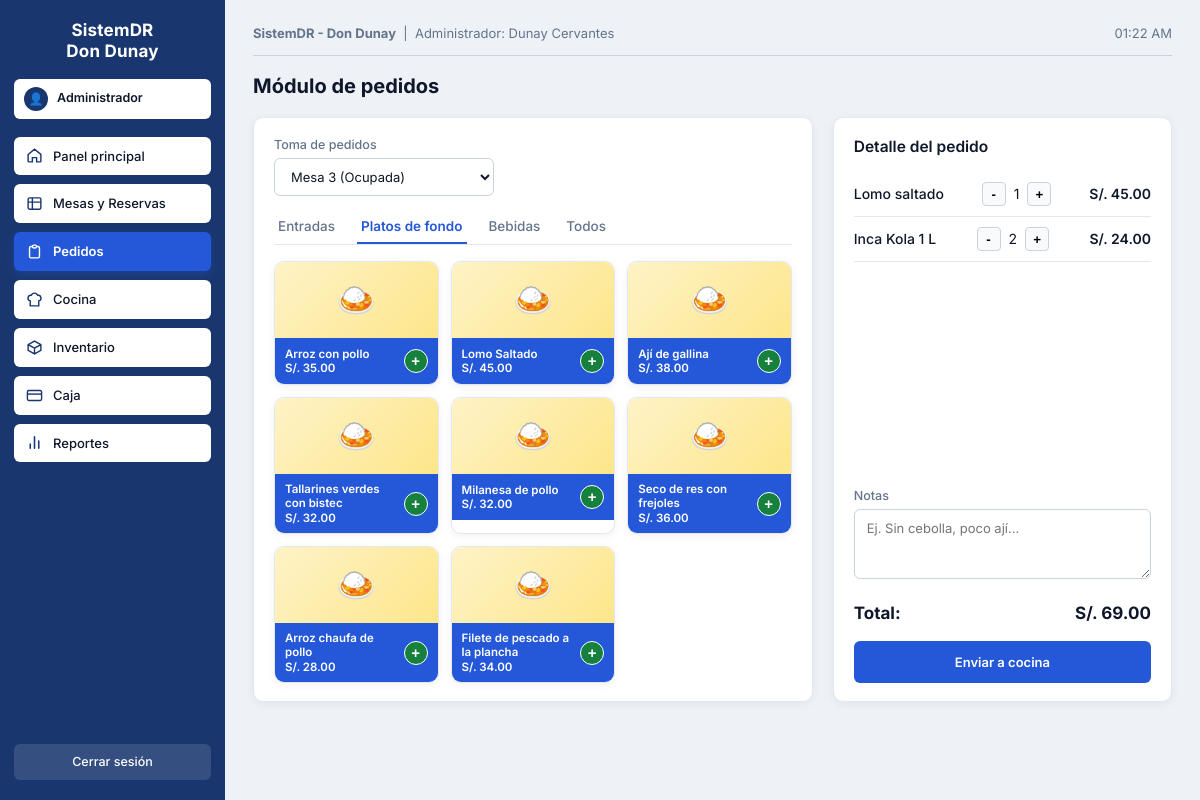
Page /pedidos.php (signed in) on the committed database.
### tables this page shows
CREATE TABLE plato (
  id_plato INT AUTO_INCREMENT PRIMARY KEY,
  nombre VARCHAR(100) NOT NULL,
  categoria ENUM('Entradas','Platos de fondo','Bebidas') NOT NULL DEFAULT 'Platos de fondo',
  precio DECIMAL(10,2) NOT NULL,
  disponible TINYINT(1) NOT NULL DEFAULT 1,
  imagen VARCHAR(100) DEFAULT 'plato-default'
);

### php/auth.php (called while the page is built, shortened)
<?php
$usuario_nombre = $_SESSION['nombre'] ?? 'Usuario';
$usuario_rol = $_SESSION['rol'] ?? 'administrador';
function etiquetaRol($rol) {
    $map = [
        'administrador' => 'Administrador',
        'recepcionista' => 'Recepcionista',
        'mesero'        => 'Mesero',
        'cocinero'      => 'Cocinero'
    ];
    return $map[$rol] ?? 'Administrador';
}
?>

### pedidos.php (the view, shortened to what this page needs)
<?php
require_once "php/auth.php";
require_once "php/conexion.php";
$mesas = [];
$platos = [];
if (!$db_error) {
    $resM = $conn->query("SELECT * FROM mesa ORDER BY numero_mesa ASC");
    while ($m = $resM->fetch_assoc()) $mesas[] = $m;
    $resP = $conn->query("SELECT * FROM plato WHERE disponible = 1 ORDER BY id_plato ASC");
    while ($p = $resP->fetch_assoc()) $platos[] = $p;
}
$emojis = [
    'Entradas' => '&#129367;',
    'Platos de fondo' => '&#127835;',
    'Bebidas' => '&#129380;'
];
?>
<!DOCTYPE html>
<html lang="es">
<head>
  <link rel="stylesheet" href="css/styles.css">
</head>
<body>
<div class="app-shell">
  <?php include "php/sidebar.php"; ?>
  <main class="main-area">
    <div class="pos-topbar">
      <div><strong>SistemDR - Don Dunay</strong> &nbsp;|&nbsp; <?php echo htmlspecialchars(etiquetaRol($usuario_rol)); ?>: <?php echo htmlspecialchars($usuario_nombre); ?></div>
      <div>
        <span id="relojPOS"><?php echo date('h:i A'); ?></span>
      </div>
    </div>
    <h1 class="page-title" style="margin-bottom:16px;">Módulo de pedidos</h1>
    <div class="pos-layout">
      <div class="card">
        <div class="form-group" style="max-width:220px;">
          <label class="form-label">Toma de pedidos</label>
          <select id="selectMesaPOS" class="form-control">
            <?php foreach ($mesas as $m): ?>
              <option value="<?php echo $m['numero_mesa']; ?>" <?php echo $m['numero_mesa']==3 ? 'selected' : ''; ?>>
                Mesa <?php echo $m['numero_mesa']; ?> (<?php echo $m['estado']; ?>)
              </option>
            <?php endforeach; ?>
          </select>
        </div>
        <div class="cat-tabs">
          <button type="button" class="cat-tab" onclick="filtrarCategoriaPOS('Entradas', this)">Entradas</button>
          <button type="button" class="cat-tab active" onclick="filtrarCategoriaPOS('Platos de fondo', this)">Platos de fondo</button>
          <button type="button" class="cat-tab" onclick="filtrarCategoriaPOS('Bebidas', this)">Bebidas</button>
          <button type="button" class="cat-tab" onclick="filtrarCategoriaPOS('Todos', this)">Todos</button>
        </div>
        <div class="platos-grid">
          <?php foreach ($platos as $pl): ?>
            <?php $visible = ($pl['categoria'] === 'Platos de fondo') ? 'flex' : 'none'; ?>
            <div class="plato-card" data-categoria="<?php echo htmlspecialchars($pl['categoria']); ?>" style="display:<?php echo $visible; ?>;">
              <div class="plato-thumb"><?php echo $emojis[$pl['categoria']] ?? '&#127869;'; ?></div>
              <div class="plato-footer">
                <div class="plato-info">
                  <?php echo htmlspecialchars($pl['nombre']); ?><br>
                  S/. <?php echo number_format($pl['precio'], 2); ?>
                </div>
                <button type="button" class="btn-add-dish" onclick="agregarAlCarrito(<?php echo $pl['id_plato']; ?>, '<?php echo addslashes($pl['nombre']); ?>', <?php echo $pl['precio']; ?>)">+</button>
              </div>
            </div>
          <?php endforeach; ?>
        </div>
      </div>
      <div class="card" style="display:flex;flex-direction:column;justify-content:space-between;">
        <div>
          <h2 class="card-title">Detalle del pedido</h2>
          <div id="carritoLista"></div>
        </div>
        <div style="margin-top:18px;">
          <div class="form-group">
            <label class="form-label">Notas</label>
            <textarea id="notasPOS" class="form-control" rows="3" placeholder="Ej. Sin cebolla, poco ají..."></textarea>
          </div>
          <div class="pos-total-row">
            <span>Total:</span>
            <span id="posTotalMonto">S/. 69.00</span>
          </div>
          <button type="button" class="btn btn-primary btn-block" style="height:42px;" onclick="enviarPedidoACocina()">Enviar a cocina</button>
        </div>
      </div>
    </div>
  </main>
</div>
</body>
</html>

### css/styles.css (style rules this page uses)
:root { --bg-canvas: #EEF2F7; --bg-cream: #FFFAE7; --surface-card: #FFFFFF; --sidebar-navy: #19376E; --login-navy: #14233E; --brand-blue: #2458D9; --brand-blue-hover: #1D4ED8; --soft-blue-bg: #DCE8FF; --soft-blue-text: #1E40AF; --status-green: #16803D; --status-green-hover: #15803D; --alert-green-bg: #E2FAEC; --alert-green-text: #166534; --status-red: #D92D3B; --status-red-hover: #B91C1C; --alert-red-bg: #FEE2E2; --status-amber: #B86607; --status-amber-hover: #9A3412; --alert-amber-bg: #FFF0D7; --chart-orange: #F5AE60; --text-primary: #0F172A; --text-secondary: #64748B; --border-subtle: #CBD3DF; --border-light: #E2E8F0; --radius-sm: 6px; --radius-md: 10px; --radius-lg: 14px; --shadow-card: 0 2px 8px rgba(15, 23, 42, 0.06); --shadow-modal: 0 12px 32px rgba(15, 23, 42, 0.22); }
* { box-sizing: border-box; margin: 0; padding: 0; }
body { font-family: 'Inter', -apple-system, BlinkMacSystemFont, sans-serif; background-color: var(--bg-canvas); color: var(--text-primary); font-size: 14px; line-height: 1.45; }
.app-shell { display: flex; min-height: 100vh; }
.main-area { flex: 1; padding: 24px 28px; background-color: var(--bg-canvas); overflow-x: hidden; }
.page-title { font-size: 20px; font-weight: 700; color: var(--text-primary); }
.card { background-color: var(--surface-card); border: 1px solid var(--border-light); border-radius: var(--radius-md); padding: 18px 20px; box-shadow: var(--shadow-card); }
.card-title { font-size: 15.5px; font-weight: 600; color: var(--text-primary); margin-bottom: 14px; }
.btn { display: inline-flex; align-items: center; justify-content: center; gap: 6px; padding: 9px 16px; border-radius: var(--radius-sm); border: none; font-family: inherit; font-size: 13px; font-weight: 600; cursor: pointer; text-decoration: none; transition: opacity 0.16s, background 0.16s; }
.btn-primary { background-color: var(--brand-blue); color: #FFFFFF; }
.btn-block { width: 100%; }
.form-group { margin-bottom: 12px; }
.form-label { display: block; font-size: 12.5px; font-weight: 500; color: var(--text-secondary); margin-bottom: 4px; }
.form-control { width: 100%; height: 38px; padding: 0 12px; border-radius: var(--radius-sm); border: 1px solid var(--border-subtle); background-color: #FFFFFF; color: var(--text-primary); font-family: inherit; font-size: 13px; }
textarea.form-control { height: auto; padding: 10px 12px; resize: vertical; }
.pos-topbar { display: flex; justify-content: space-between; align-items: center; padding-bottom: 12px; margin-bottom: 16px; border-bottom: 1px solid var(--border-subtle); font-size: 13px; color: var(--text-secondary); }
.pos-layout { display: grid; grid-template-columns: 1.65fr 1fr; gap: 20px; }
.cat-tabs { display: flex; gap: 18px; border-bottom: 1px solid var(--border-light); margin: 14px 0 16px; }
.cat-tab { padding: 8px 4px; background: none; border: none; border-bottom: 2px solid transparent; font-family: inherit; font-size: 13.5px; font-weight: 500; color: var(--text-secondary); cursor: pointer; }
.cat-tab.active { color: var(--brand-blue); border-bottom-color: var(--brand-blue); font-weight: 600; }
.platos-grid { display: grid; grid-template-columns: repeat(3, 1fr); gap: 12px; }
.plato-card { border: 1px solid var(--border-light); border-radius: var(--radius-md); overflow: hidden; background: #FFFFFF; box-shadow: var(--shadow-card); display: flex; flex-direction: column; }
.plato-thumb { height: 76px; background: linear-gradient(135deg, #FEF3C7 0%, #FDE68A 100%); display: flex; align-items: center; justify-content: center; font-size: 32px; }
.plato-footer { background-color: var(--brand-blue); color: #FFFFFF; padding: 8px 10px; display: flex; align-items: center; justify-content: space-between; gap: 6px; min-height: 46px; }
.plato-info { font-size: 11.5px; font-weight: 600; line-height: 1.25; }
.btn-add-dish { width: 24px; height: 24px; border-radius: 50%; background-color: var(--status-green); color: #FFFFFF; border: 1.5px solid #FFFFFF; font-weight: 700; font-size: 15px; line-height: 1; cursor: pointer; flex-shrink: 0; display: flex; align-items: center; justify-content: center; }
.pos-total-row { display: flex; justify-content: space-between; align-items: center; font-size: 17px; font-weight: 700; margin: 16px 0; }

### rows in the picture
plato: categoria "🍛", nombre "Arroz con pollo", precio "35.00"
plato: categoria "🍛", nombre "Lomo Saltado", precio "45.00"
plato: categoria "🍛", nombre "Ají de gallina", precio "38.00"
plato: categoria "🍛", nombre "Tallarines verdes con bistec", precio "32.00"
plato: categoria "🍛", nombre "Milanesa de pollo", precio "32.00"
plato: categoria "🍛", nombre "Seco de res con frejoles", precio "36.00"
plato: categoria "🍛", nombre "Arroz chaufa de pollo", precio "28.00"
plato: categoria "🍛", nombre "Filete de pescado a la plancha", precio "34.00"

### other values in the picture
$rol_label "Administrador"
$item['label'] "Panel principal"
$item['label'] "Mesas y Reservas"
$item['label'] "Pedidos"
$item['label'] "Cocina"
$item['label'] "Inventario"
$item['label'] "Caja"
$item['label'] "Reportes"
etiquetaRol($usuario_rol) "Administrador"
$usuario_nombre "Dunay Cervantes"
